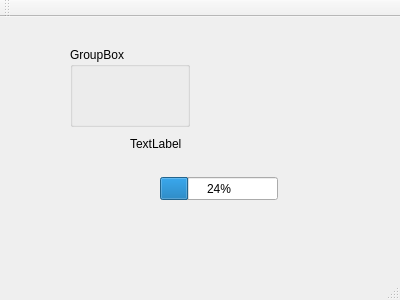
<?xml version="1.0" encoding="UTF-8"?>
<ui version="4.0">
 <class>MainWindow</class>
 <widget class="QMainWindow" name="MainWindow">
  <property name="geometry">
   <rect>
    <x>0</x>
    <y>0</y>
    <width>400</width>
    <height>300</height>
   </rect>
  </property>
  <property name="windowTitle">
   <string>MainWindow</string>
  </property>
  <widget class="QWidget" name="centralWidget">
   <widget class="QProgressBar" name="progressBar">
    <property name="geometry">
     <rect>
      <x>160</x>
      <y>160</y>
      <width>118</width>
      <height>23</height>
     </rect>
    </property>
    <property name="layoutDirection">
     <enum>Qt::LeftToRight</enum>
    </property>
    <property name="autoFillBackground">
     <bool>false</bool>
    </property>
    <property name="value">
     <number>24</number>
    </property>
   </widget>
   <widget class="QGroupBox" name="groupBox">
    <property name="geometry">
     <rect>
      <x>70</x>
      <y>30</y>
      <width>120</width>
      <height>80</height>
     </rect>
    </property>
    <property name="title">
     <string>GroupBox</string>
    </property>
   </widget>
   <widget class="QLabel" name="label">
    <property name="geometry">
     <rect>
      <x>130</x>
      <y>120</y>
      <width>59</width>
      <height>14</height>
     </rect>
    </property>
    <property name="text">
     <string>TextLabel</string>
    </property>
   </widget>
  </widget>
  <widget class="QMenuBar" name="menuBar">
   <property name="geometry">
    <rect>
     <x>0</x>
     <y>0</y>
     <width>400</width>
     <height>19</height>
    </rect>
   </property>
  </widget>
  <widget class="QToolBar" name="mainToolBar">
   <attribute name="toolBarArea">
    <enum>TopToolBarArea</enum>
   </attribute>
   <attribute name="toolBarBreak">
    <bool>false</bool>
   </attribute>
  </widget>
  <widget class="QStatusBar" name="statusBar"/>
 </widget>
 <layoutdefault spacing="6" margin="11"/>
 <resources/>
 <connections/>
</ui>
